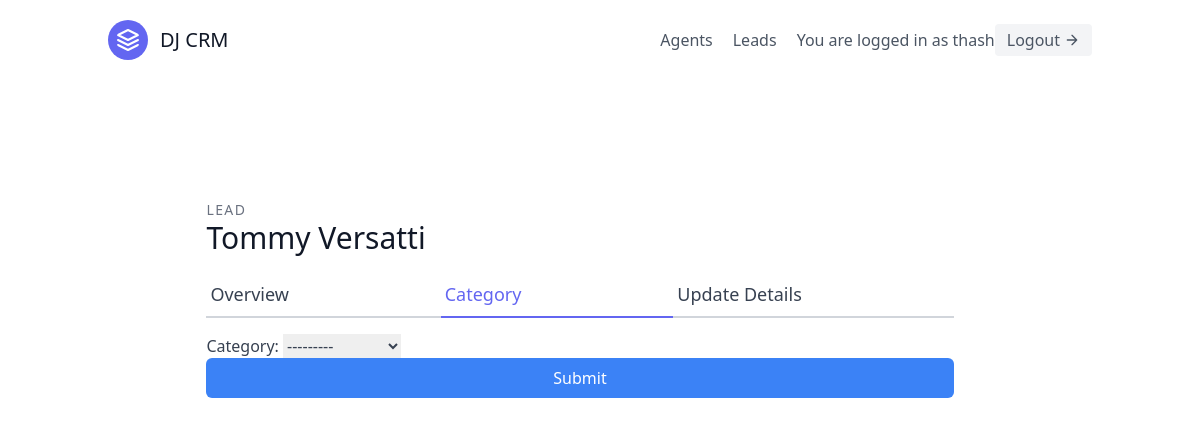
Before: /leads/categories/2/update/ (signed in) with the older database file.
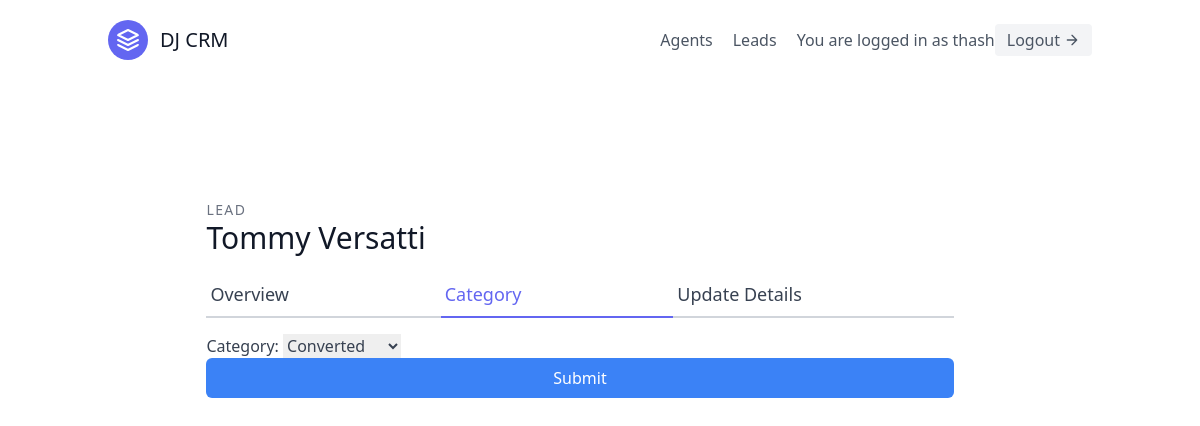
After: the same page with the newer database file.
### leads/models.py (models this page shows, shortened)
class Lead(models.Model):
    first_name = models.CharField(max_length=20)
    last_name = models.CharField(max_length=20)
    age = models.IntegerField(default=0)
    agent = models.ForeignKey(Agent, null=True, blank=True, on_delete=models.SET_NULL)
    organisation = models.ForeignKey(UserProfile, on_delete=models.CASCADE)
    category = models.ForeignKey("Category", related_name="leads",  null=True, blank=True, on_delete=models.SET_NULL)
    description = models.TextField()
    date_added = models.DateTimeField(auto_now_add=True)
    phone_number = models.CharField(max_length=20)
    email = models.EmailField()

### leads/views.py (the view, shortened to what this page needs)
# urls.py: path('categories/<int:pk>/update/', views.CategoryUpdateView.as_view(), name='category-update'),
class CategoryUpdateView(LoginRequiredMixin, generic.UpdateView):
    template_name = "leads/category_update.html"
    form_class = LeadCategoryUpdateForm
    def get_queryset(self):
        user = self.request.user
        if user.is_organiser:
            queryset = Lead.objects.filter(organisation=user.userprofile)
        else:
            queryset = Lead.objects.filter(organisation=user.agent.organisation)
            queryset = queryset.filter(agent__user=user)
        return queryset

### leads/forms.py
class LeadCategoryUpdateForm(forms.ModelForm):
    class Meta:
        model = Lead
        fields = ("category",)

### leads/models.py (called while the page is built)
    def __str__(self):
        return self.name

### leads/templates/leads/category_update.html (shortened to what this page needs)
{% extends "base.html" %}
{% load tailwind_filters %}
{% block content %}
<section class="text-gray-700 body-font overflow-hidden">
    <div class="container px-5 py-24 mx-auto">
      <div class="lg:w-4/5 mx-auto flex flex-wrap">
        <div class="w-full lg:pr-10 lg:py-6 mb-6 lg:mb-0">
            <h2 class="text-sm title-font text-gray-500 tracking-widest">LEAD</h2>
            <h1 class="text-gray-900 text-3xl title-font font-medium mb-4">{{ lead.first_name }} {{ lead.last_name }}</h1>
            <div class="flex mb-4">
                <a href="{% url 'leads:detail' lead.pk %}" class="flex-grow border-b-2 border-gray-300 py-2 text-lg px-1">
                    Overview
                </a>
                <a href="{% url 'leads:category-update' lead.pk %}" class="flex-grow text-indigo-500 border-b-2 border-indigo-500 py-2 text-lg px-1">
                    Category
                </a>
                <a href="{% url 'leads:update' lead.pk %}" class="flex-grow border-b-2 border-gray-300 py-2 text-lg px-1">
                    Update Details
                </a>
            </div>
            <form form method="post">
                {{ form|crispy }}
                <button type="submit" class="w-full text-white bg-blue-500 hover:bg-blue-600 px-3 py-2 rounded-md">Submit</button>
            </form>
        </div>
      </div>
    </div>
  </section>
{% endblock content %}

Changed rows visible on the page:
changed Lead "Tommy": category "---------" → "Converted"
